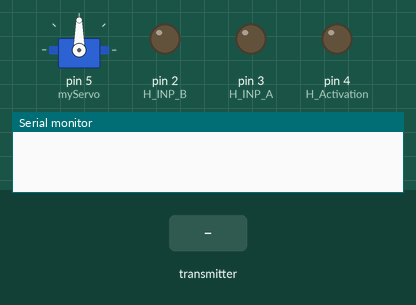
The sketch below on a simulated Arduino Uno, built with avr-gcc and run on an emulated ATmega328P. Parts: servo, output pins drawn as LEDs (lit = HIGH), the last lines printed to the serial monitor. Inputs (shaded band) come from the test bench. No radio packets arrive unless stated.

Above: at 1.2 s.
1.3 s: the transmitter starts sending gas = 0
At 2.5 s:
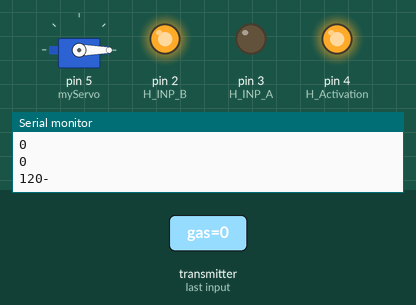
2.8 s: the transmitter starts sending lenkung = 256
At 3.9 s:
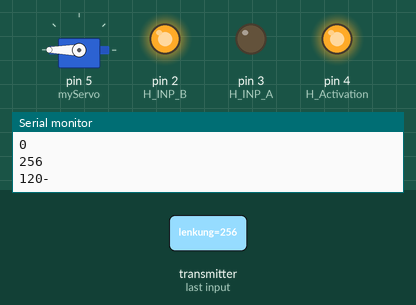
4.3 s: the transmitter starts sending gas = 256
At 5.1 s:
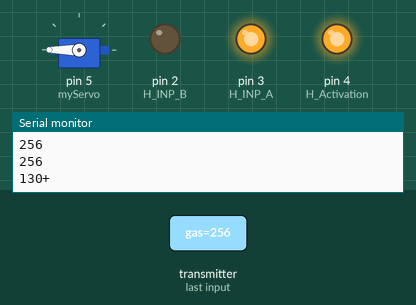
5.8 s: the transmitter starts sending lenkung = 512
At 6.4 s:
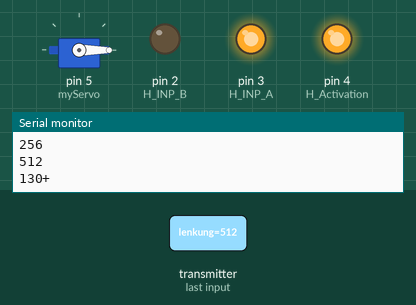
7.3 s: the transmitter starts sending lenkung = 1023
At 7.8 s:
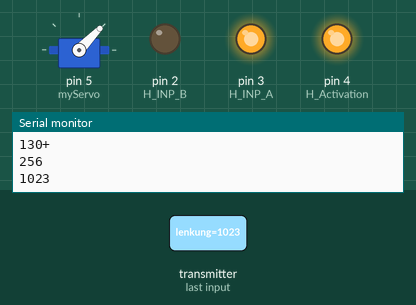
8.8 s: the transmitter starts sending gas = 0
At 9.2 s:
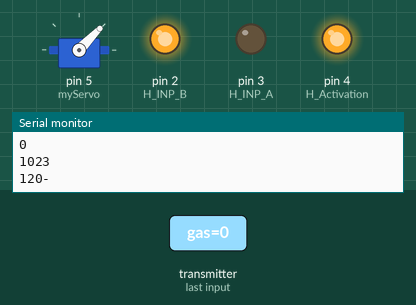
Timing chart, 0 to 11.3 s (numbered marks = the images above; inputs shaded):
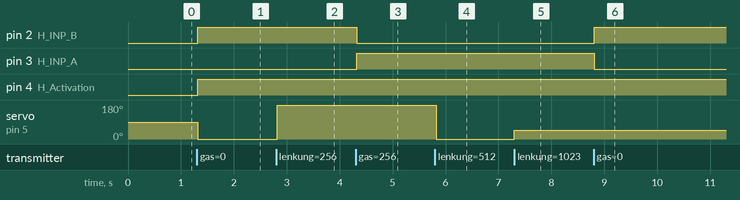

Measured:
- after the input at 1.3 s, pin 2 (H_INP_B), pin 4 (H_Activation): LOW → HIGH at once; servo on pin 5 (myServo): 90° → 0° at once
- after the input at 2.8 s, servo on pin 5 (myServo): 0° → 180° at once
- after the input at 4.3 s, pin 2 (H_INP_B): HIGH → LOW at once; pin 3 (H_INP_A): LOW → HIGH at once
- after the input at 5.8 s, servo on pin 5 (myServo): 180° → 0° at once
- after the input at 7.3 s, servo on pin 5 (myServo): 0° → 46° at once
- after the input at 8.8 s, pin 2 (H_INP_B): LOW → HIGH at once; pin 3 (H_INP_A): HIGH → LOW at once

The sketch:

Auto-Code.ino
```cpp
#include <Servo.h>;
#include <SPI.h>;
#include <nRF24L01.h>;
#include <RF24.h>;

//Servo
Servo myServo;

//Pins of H-Bridge
const int H_Activation = 4;
const int H_INP_A = 3;
const int H_INP_B = 2;

//NRF PINS
const int NRF_Zwei = 7;
const int NRF_Sechs = 8;

//Receiver
RF24 radio(NRF_Zwei,NRF_Sechs);  //Ce and CNS
const byte address[6] = "00001";

int gas;
int lenkung;

struct Data_Package {
  int gas;
  int lenkung;
};

Data_Package data;

void setup() {
  // put your setup code here, to run once:
  pinMode(H_Activation, OUTPUT);
  pinMode(H_INP_A, OUTPUT);
  pinMode(H_INP_B, OUTPUT);

  Serial.begin(9600);
  myServo.attach(5);
  radio.begin();
  radio.openReadingPipe(0,address);
  radio.setPALevel(RF24_PA_MIN);
  radio.startListening();

}

void loop() {
  // put your main code here, to run repeatedly:
  if(radio.available()){
    // int gas;
    // int lenkung;
    // radio.read(&gas, sizeof(gas));  //linker joy-con
    // radio.read(&lenkung, sizeof(lenkung));  //rechter joy-con
    radio.read(&data,sizeof(Data_Package));
    Serial.println(data.gas);
    Serial.println(data.lenkung);
    //Serial.println(lenkung);
    myServo.write(data.lenkung);
    if(data.gas > 130){
      analogWrite(H_Activation,data.gas);
      digitalWrite(H_INP_A,HIGH);
      digitalWrite(H_INP_B, LOW);
      Serial.println("130+");
    }
    else if(data.gas < 120){
      analogWrite(H_Activation,255);
      digitalWrite(H_INP_A,LOW);
      digitalWrite(H_INP_B, HIGH);
      Serial.println("120-");
    }
    else if (data.gas >= 120 and data.gas <= 130){
      analogWrite(H_Activation,0);
    }

    }

  delay(30);
}
```
